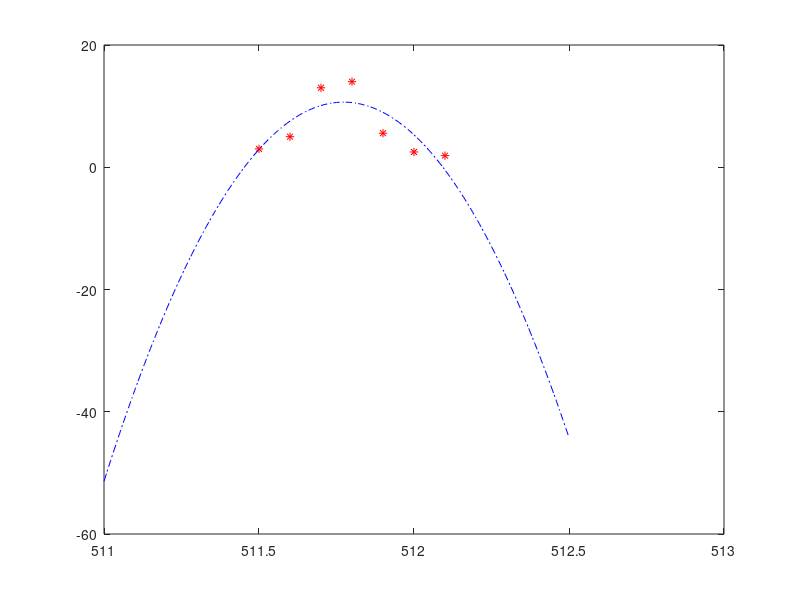

The MATLAB source for this figure:
f=[511.5 511.6 511.7 511.8 511.9 512 512.1];
n=[3 5 13 14 5.57 2.5 1.9];
%plot(f,n,"+");
%hold on
fun1=polyfit(f,n,2);
f0=511:0.01:512.5;
res=polyval(fun1,f0);
plot(f,n,'r*',f0,res,'b-.');
hold on


